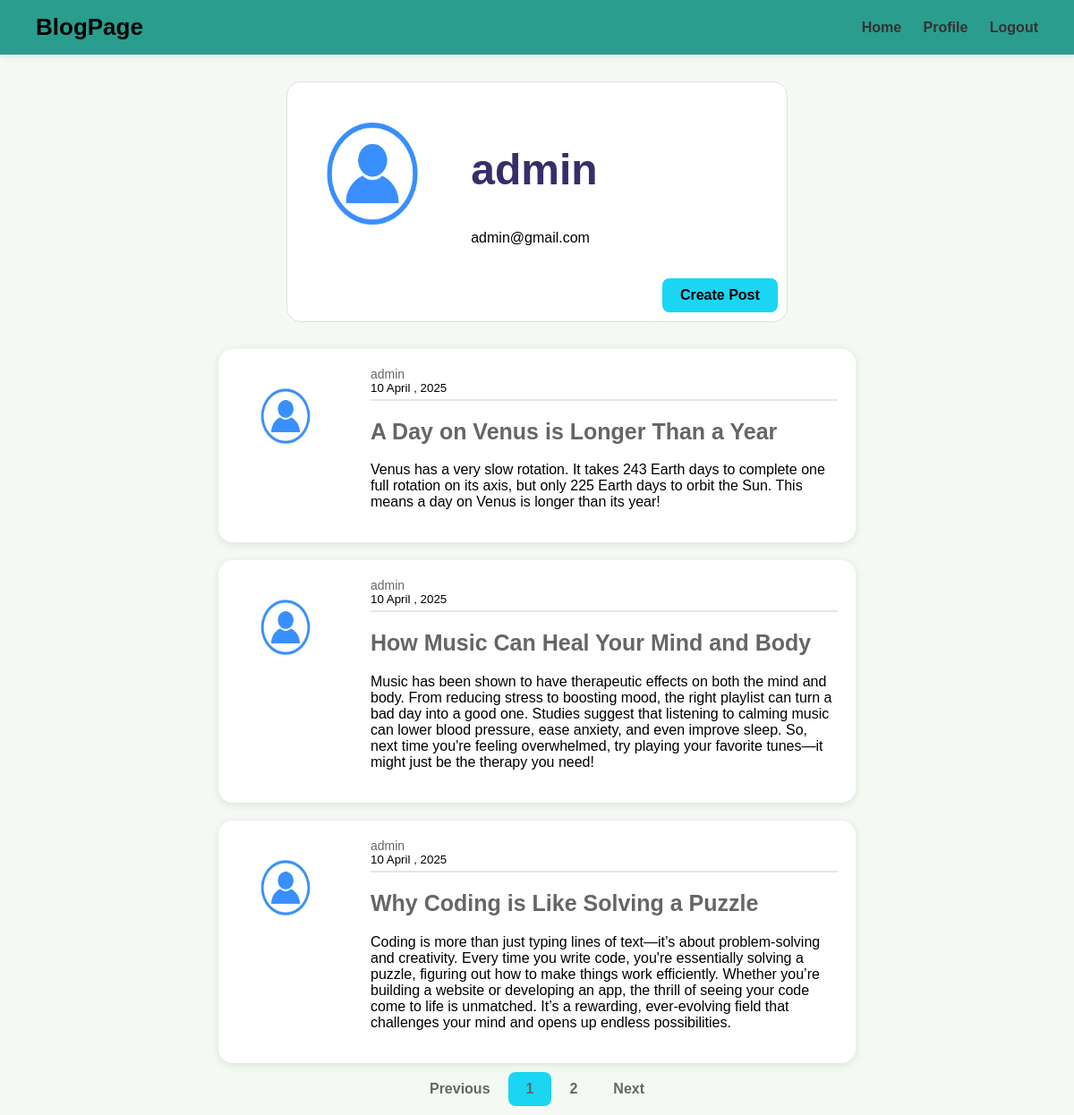
The page /account/ (signed in) on the database as committed earlier.
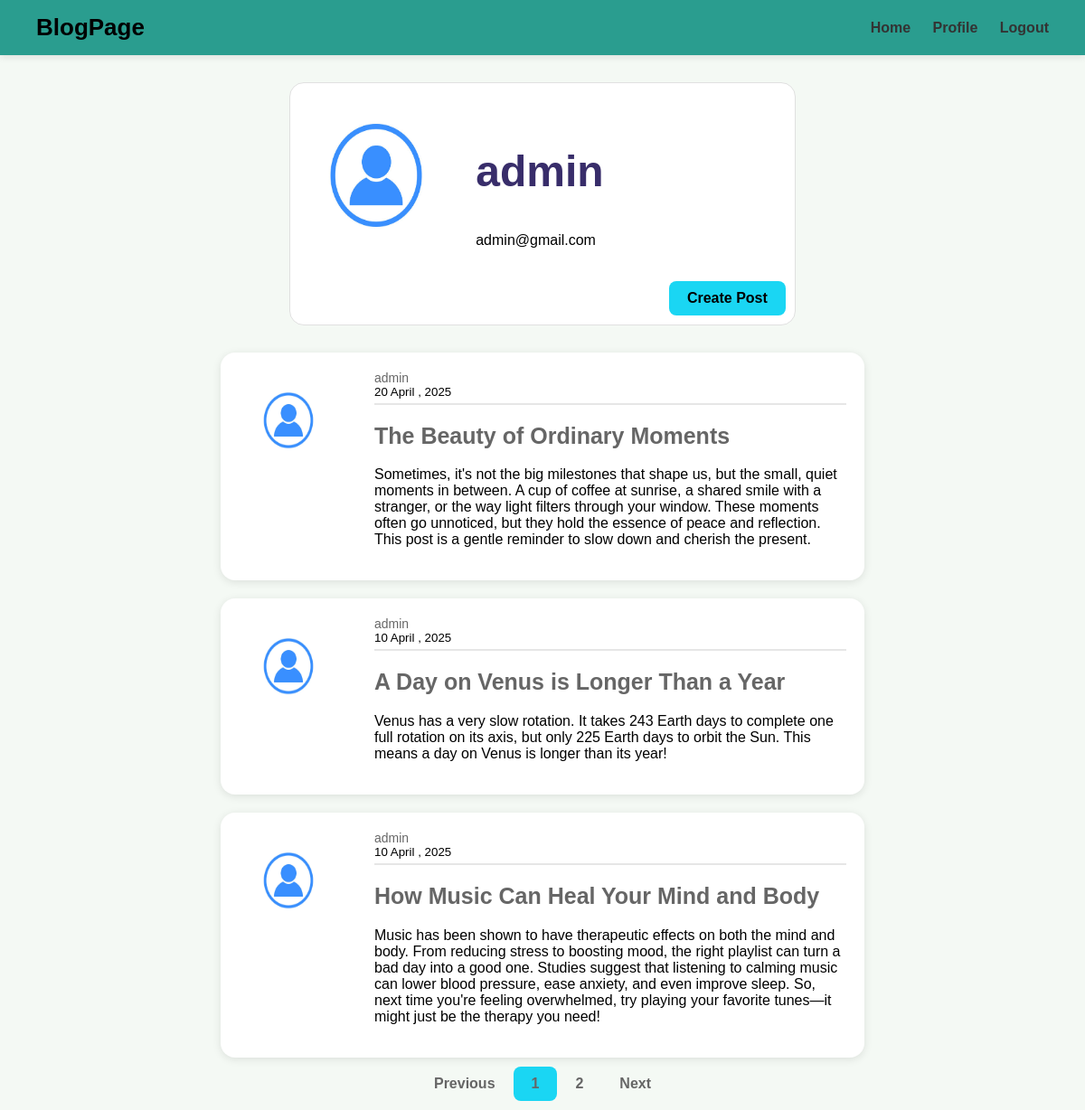
The same page on the database as committed later.
### dashboard/models.py (models this page shows, shortened)
class Post(models.Model):
    title = models.CharField(max_length=100)
    content = models.TextField()
    date_posted = models.DateTimeField(default=timezone.now)
    author = models.ForeignKey(User, on_delete=models.CASCADE)

### users/models.py (models this page shows, shortened)
class User(AbstractUser):
    email = models.EmailField(unique=True)
    bio = models.TextField(blank=True, null=True)
    profile_picture = models.ImageField(
        upload_to="profile_pics/", default="default.jpg", blank=True, null=True
    )

### dashboard/views.py (the view)
# urls.py: path("account/", AccountView.as_view(), name="account"),
class AccountView(LoginRequiredMixin, ListView):
    model = Post
    template_name = "users/profile.html"
    context_object_name = "posts"
    paginate_by = 3
    def get_queryset(self):
        username = self.kwargs.get("username")
        self.profile_user = (
            get_object_or_404(User, username=username)
            if username
            else self.request.user
        )
        posts = Post.objects.filter(author=self.profile_user).order_by("-date_posted")
        for post in posts:
            post.display_date = custom_date_display(post.date_posted)
        return posts
    def get_context_data(self, **kwargs):
        context = super().get_context_data(**kwargs)
        context["user"] = self.profile_user
        context["profile"] = (
            self.profile_user.profile_picture.url
            if self.profile_user.profile_picture
            else None
        )
        context["has_posts"] = bool(context["posts"])
        return context

### blogpage/utils.py (called while the page is built)
def custom_date_display(value):
    if not value:
        return ""
    now = timezone.now()
    date = (
        value
        if isinstance(value, datetime)
        else datetime.combine(value, datetime.min.time())
    )
    date_only = date.date()
    now_only = now.date()
    if date_only == now_only:
        diff = timesince(date, now)
        return f"{diff.split(',')[0]} ago"
    elif date_only == now_only - timedelta(days=1):
        return "Yesterday"
    else:
        return date.strftime("%d %B , %Y")

### users/templates/users/profile.html (shortened to what this page needs)
{% extends "dashboard/layout.html" %}
{% load static %}
{% block content %}
    <div class="content-section">
    <article class="profile content-section">
        <div class="media">
            <div class="media-src">
            <img class="rounded-circle account-img" src="{{ '/media/default.jpg' }}" alt="Profile Image"></div>
            <div class="media-body">
                <h2 class="account-heading">{{ user.username }}</h2>
                <p class="text-secondary">{{ user.email }}</p>
            </div>
        </div>
        {% if user == request.user %}
        <div class="text-right">
            <a href="{% url 'dashboard:post_create' %}">
                <button class="btn btn-info">Create Post</button>
            </a>
        </div>
        {% endif %}
    </div>
{% for post in posts %}
        <article class="media content-section">
            <div class="media">
                <img class="article-img" src="{{ '/media/default.jpg' }}" alt="Profile picture">
            </div>
                <div class="media-body">
                    <div class="article-metadata">
                        <a class="mr-3" href="{% url 'dashboard:user_account' username=post.author.username %}">
                            {{ post.author.username }}
                        </a>
                        <small class="text-muted">{{ post.display_date }}</small>
                    </div>
                    <h2>
                        <a class="article-title" href="{% url 'dashboard:post_detail' pk=post.id %}">
                            {{ post.title }}
                        </a>
                    </h2>
                    <p class="article-content">{{ post.content }}</p>
                </div>
        </article>
    {% endfor %}
        {% if is_paginated %}
        <div class="pagination">
            {% if page_obj.has_previous %}
                <a class="btn btn-outline-info mb-4" href="?page={{ page_obj.previous_page_number }}">Previous</a>
            {% else %}
                <a class="btn btn-outline-info mb-4 disabled" href="#">Previous</a>
            {% endif %}
            {% for page_num in paginator.page_range %}
                {% if page_num == page_obj.number %}
                    <a class="btn btn-info mb-4" href="?page={{ page_num }}">{{ page_num }}</a>
                {% else %}
                    <a class="btn btn-outline-info mb-4" href="?page={{ page_num }}">{{ page_num }}</a>
                {% endif %}
            {% endfor %}
            {% if page_obj.has_next %}
                <a class="btn btn-outline-info mb-4" href="?page={{ page_obj.next_page_number }}">Next</a>
            {% else %}
                <a class="btn btn-outline-info mb-4 disabled" href="#">Next</a>
            {% endif %}
        </div>
        {% endif %}
{% endblock content %}

Rows that differ between the two databases and show on the page:
no longer on this page (row unchanged): Post: author.username "admin", display_date "10 April , 2025", title "Why Coding is Like Solving a Puzzle", content "Coding is more than just typing lines of text—it’s about problem-solving and creativity. Every time you write code, you're essentially solving a puzzle, figuring out how to make things work efficiently. Whether you’re building a website or developing an app, the thrill of seeing your code come to life is unmatched. It’s a rewarding, ever-evolving field that challenges your mind and opens up endless possibilities."
added Post: author.username "admin", display_date "20 April , 2025", title "The Beauty of Ordinary Moments", content "Sometimes, it's not the big milestones that shape us, but the small, quiet moments in between. A cup of coffee at sunrise, a shared smile with a stranger, or the way light filters through your window. These moments often go unnoticed, but they hold the essence of peace and reflection. This post is a gentle reminder to slow down and cherish the present."
